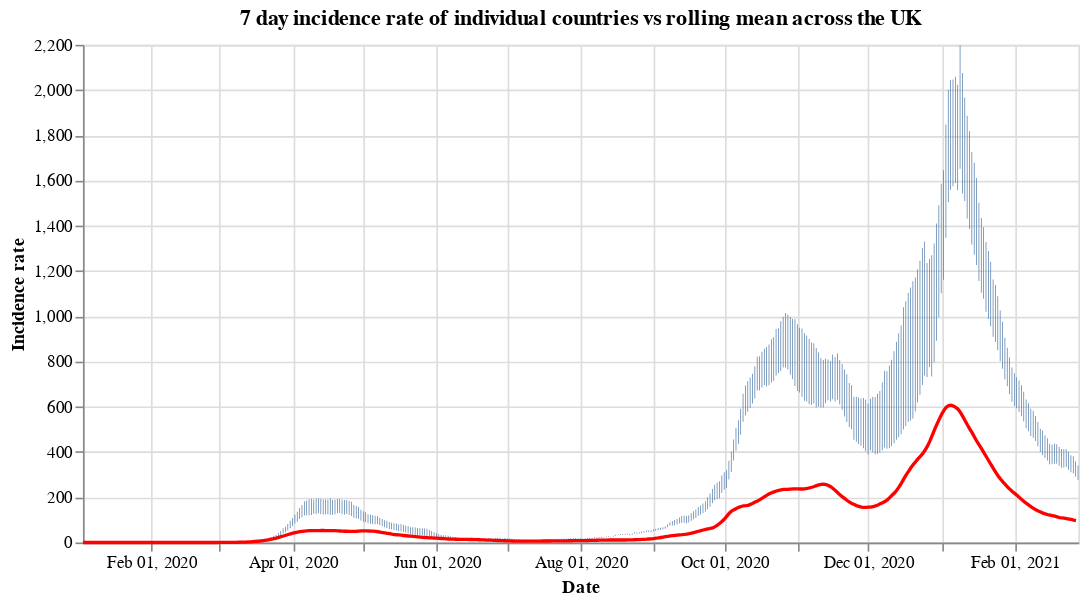

Notebook source saved alongside this figure:
### Code cell
#collapse
countries = uk_cases['areaName'].unique()
countries.sort()

selection = alt.selection_single(
    name='Select',
    fields=['areaName'],
    init={'areaName': 'Wales'},
    bind={'areaName': alt.binding_select(options=countries)}
)

# scatter plot, modify opacity based on selection
bars = alt.Chart(uk_cases).mark_bar().add_selection(
    selection
).encode(
    x=alt.X("yearmonthdate(date):T", axis=alt.Axis(title='Date')),
    y=alt.Y("weeklyCasesRate:Q", axis=alt.Axis(title='Incidence rate')),
    tooltip='weeklyCasesRate:Q',
    opacity=alt.condition(selection, alt.value(1), alt.value(0))
).properties(title=f'7 day incidence rate of individual countries vs rolling mean across the UK', width=600)

line = alt.Chart(overview_cases).mark_line(
    color='red',
    size=2,
).transform_window(
    rolling_mean='mean(weeklyCasesRate)',
    frame=[0, 7]
).encode(
    x='yearmonthdate(date):T',
    y='rolling_mean:Q'
)

alt.layer(bars, line)

### Figure 1 — Vega-Lite specification as saved in the notebook (floating-point values rounded to 4 significant figures; data arrays with more than 128 entries replaced by an {"elided": "..."} marker saying what was removed)
{"config": {"view": {"continuousWidth": 400, "continuousHeight": 300}}, "layer": [{"data": {"name": "data-3aa277e1710d61275ecc417ea633bcf7"}, "mark": "bar", "encoding": {"opacity": {"condition": {"value": 1, "selection": "Select"}, "value": 0}, "tooltip": {"type": "quantitative", "field": "weeklyCasesRate"}, "x": {"type": "temporal", "axis": {"title": "Date"}, "field": "date", "timeUnit": "yearmonthdate"}, "y": {"type": "quantitative", "axis": {"title": "Incidence rate"}, "field": "weeklyCasesRate"}}, "selection": {"Select": {"type": "single", "fields": ["areaName"], "init": {"areaName": "Wales"}, "bind": {"areaName": {"input": "select", "options": ["England", "Northern Ireland", "Scotland", "Wales"]}}}}, "title": "7 day incidence rate of individual countries vs rolling mean across the UK", "width": 600}, {"data": {"name": "data-4e210450d683b257a4fc4bbd262b0f40"}, "mark": {"type": "line", "color": "red", "size": 2}, "encoding": {"x": {"type": "temporal", "field": "date", "timeUnit": "yearmonthdate"}, "y": {"type": "quantitative", "field": "rolling_mean"}}, "transform": [{"window": [{"op": "mean", "field": "weeklyCasesRate", "as": "rolling_mean"}], "frame": [0, 7]}]}], "$schema": "https://vega.github.io/schema/vega-lite/v4.8.1.json", "datasets": {"data-3aa277e1710d61275ecc417ea633bcf7": {"elided": "1688 records"}, "data-4e210450d683b257a4fc4bbd262b0f40": {"elided": "422 records"}}}
